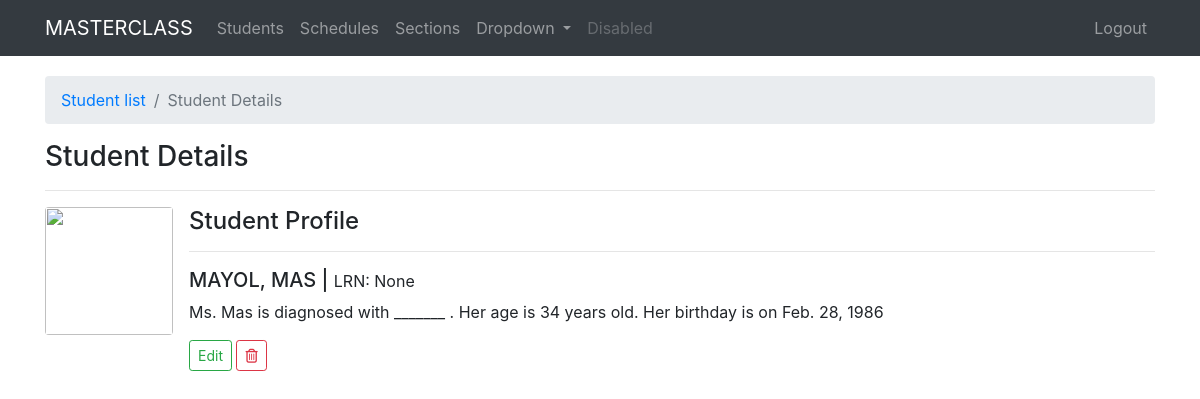
Page /2/details/ (signed in) on the earlier database version.
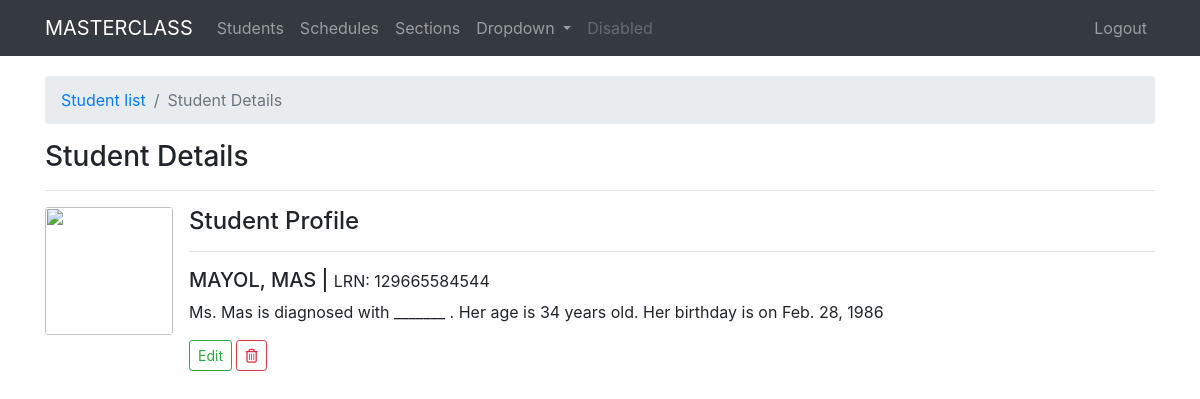
Same page on the later database version.
### students/models.py (models this page shows, shortened)
class StudentName(models.Model):
    user = models.ForeignKey(User, on_delete=models.CASCADE, default=1)
    lrn = models.CharField(max_length=12, unique=True, blank=True, null=True)
    first_name = models.CharField(max_length=120)
    last_name = models.CharField(max_length=120)
    middle_name = models.CharField(max_length=120, blank=True)
    extension_name = models.CharField(max_length=10, blank=True)
    GENDER = [
    ('M', 'MALE'),
    ('F', 'FEMALE'),
    ]
    gender = models.CharField(max_length=6, choices=GENDER, blank=True, null=True)
    birth_date = models.DateField()
    school_status = models.ForeignKey(SchoolStatus, on_delete=models.CASCADE, verbose_name='schooling status', blank=True, null=True)
    schedule = models.ForeignKey(Schedule, on_delete=models.CASCADE, blank=True, null=True)
    advice = models.BooleanField(default=False)
    remarks = models.TextField(blank=True, null=True)
    image = models.ImageField(upload_to=user_directory_path, blank=True, null=True)
    timestamp = models.DateTimeField(auto_now_add=True)
    updated = models.DateTimeField(auto_now=True)
    class Meta:
        ordering = ['-timestamp',]
    def calculate_age(self):
        today = date.today()
        born = self.birth_date
        age = today.year - born.year - ((today.month, today.day) < (born.month, born.day))
        return age
    def full_name(self):
        if self.middle_name == False:
            fullname = "%s, %s %s"%(self.last_name, self.first_name, self.extension_name)
        elif self.extension_name == False:
            fullname = "%s, %s %s"%(self.last_name, self.first_name, self.middle_name)
        elif self.middle_name == False and self.extension_name == False:
            fullname = "%s, %s"%(self.last_name, self.first_name)
        else:
            fullname = "%s, %s %s %s"%(self.last_name, self.first_name, self.middle_name, self.extension_name)
        return fullname

### students/views.py (the view)
# urls.py: path('<int:pk>/details/', views.student_detail, name='detail'),
@login_required()
def student_detail(request, pk):
	student_instance = get_object_or_404(StudentName, pk=pk)
	context = {
		"title": "student details",
		"instance": student_instance,
	}
	return render(request, "students/student_detail.html", context)

### templates/students/student_detail.html
{% extends "base.html" %}
{% load static %}
{% block content %}
<nav aria-label="breadcrumb">
    <ol class="breadcrumb">
        <li class="breadcrumb-item"><a href="{%url 'student:list'%}">Student list</a></li>
        <li class="breadcrumb-item active" aria-current="page">{{title|title}}</li>
    </ol>
</nav>
<h3>{{title|title}}</h3>
<hr>
<div class="row">
    <div class="col-sm-12">
        <div class="media">
            {% if instance.image %}
            <img src="{{ instance.image.url }}" class="align-self-start mr-3 rounded" alt="{% static 'instance.image.url' %}" style="width: 128px; height: 128px; object-fit: cover;">
            {%else%}
            <img src="" class="align-self-start mr-3 rounded" alt="" style="width: 128px; height: 128px;">
            {% endif %}
            <div class="media-body">
                <h4>Student Profile</h4>
                <hr>
                <h5 class="mt-0">{{instance.full_name|upper}} | <small>LRN: {{instance.lrn}}</small></h5>
                <p>{% if instance.gender == "M" %}Mr. {% else %}Ms. {% endif %}{{instance.first_name|title}} is diagnosed with _______ .
                    {% if instance.gender == "M" %}His {% else %}Her {% endif %} age is {{ instance.calculate_age }} years old.
                    {% if instance.gender == "M" %}His {% else %}Her {% endif %} birthday is on {{instance.birth_date}}
                </p>
                <a href="{% if not instance.schedule.section %}{%url 'student:schedule' pk=instance.id%}{%else%}{%url 'student:edit' pk=instance.id%}{%endif%}" class="btn btn-outline-success btn-sm">
                    Edit
                </a>
                <a href="{%url 'student:delete' pk=instance.id%}" class="btn btn-outline-danger btn-sm">
                    <i class="far fa-trash-alt"></i>
                </a>
            </div>
        </div>
    </div>
</div>
{% endblock %}

Differences in the rows shown:
changed StudentName "MAYOL, MAS": lrn "None" → "129665584544"
